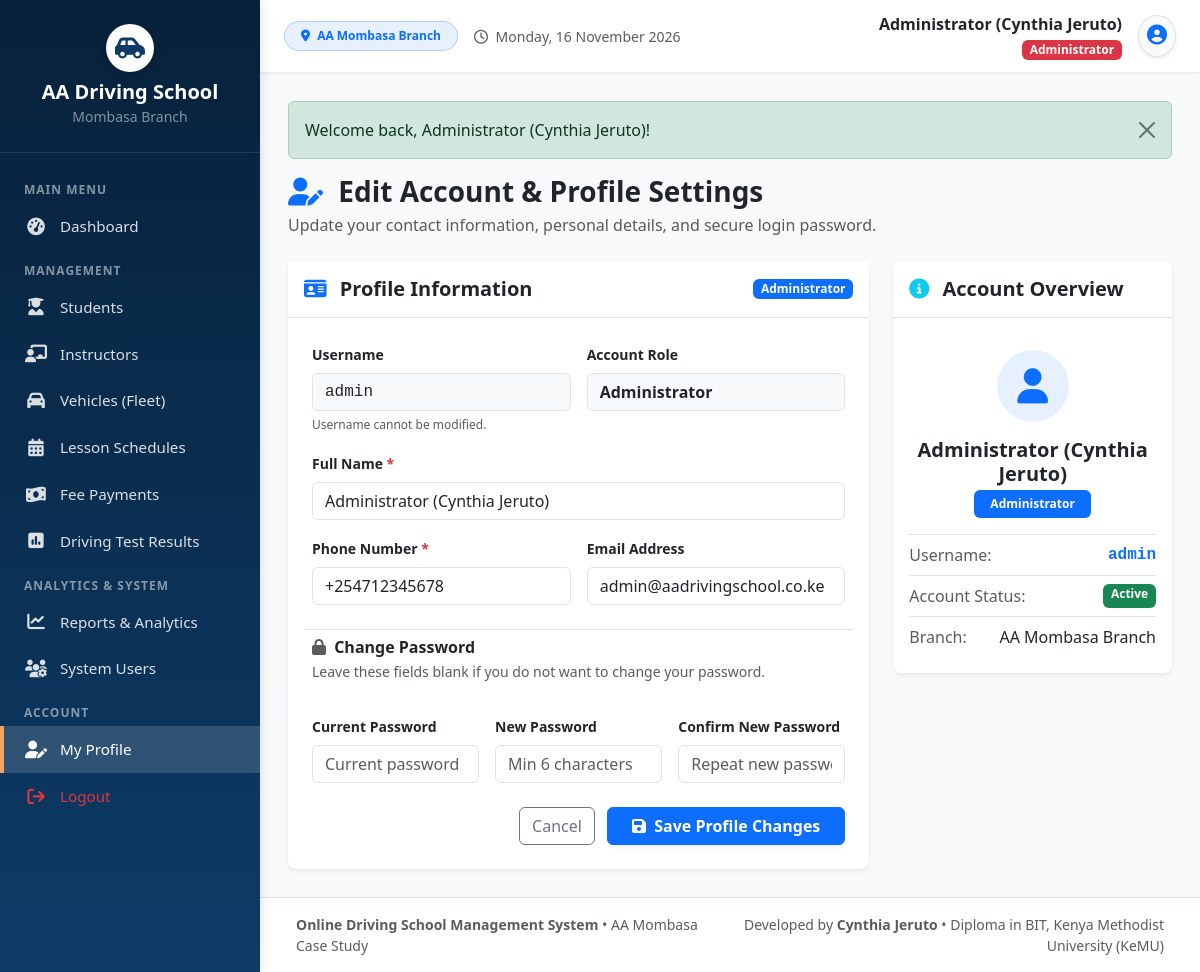
The app's page /profile.php (signed in) with its own data.
### tables this page shows
CREATE TABLE `users` (
  `user_id` INT(11) NOT NULL AUTO_INCREMENT,
  `username` VARCHAR(50) NOT NULL UNIQUE,
  `password` VARCHAR(255) NOT NULL,
  `full_name` VARCHAR(100) NOT NULL,
  `email` VARCHAR(100) DEFAULT NULL,
  `phone` VARCHAR(20) DEFAULT NULL,
  `role` ENUM('Administrator', 'Receptionist', 'Instructor', 'Student') NOT NULL DEFAULT 'Receptionist',
  `status` ENUM('Active', 'Inactive') NOT NULL DEFAULT 'Active',
  `created_at` TIMESTAMP NOT NULL DEFAULT CURRENT_TIMESTAMP,
  PRIMARY KEY (`user_id`)
);

### profile.php (the view, shortened to what this page needs)
<?php
require_once __DIR__ . '/includes/header.php';
$userId = $_SESSION['user_id'];
$stmt = $pdo->prepare("SELECT * FROM users WHERE user_id = ?");
$stmt->execute([$userId]);
$user = $stmt->fetch();
?>
<div class="mb-4">
    <h3 class="fw-bold mb-1 text-dark"><i class="fa-solid fa-user-pen text-primary me-2"></i> Edit Account & Profile Settings</h3>
    <p class="text-muted mb-0">Update your contact information, personal details, and secure login password.</p>
</div>
<div class="row g-4">
    <div class="col-lg-8">
        <div class="card border-0 shadow-sm rounded-3">
            <div class="card-header bg-white py-3 border-bottom d-flex justify-content-between align-items-center">
                <h5 class="card-title mb-0 fw-bold text-dark"><i class="fa-solid fa-id-card text-primary me-2"></i> Profile Information</h5>
                <span class="badge bg-primary"><?= htmlspecialchars($user['role']) ?></span>
            </div>
            <div class="card-body p-4">
                <form method="POST" action="profile.php">
                    <div class="row g-3">
                        <div class="col-md-6">
                            <label class="form-label fw-semibold small">Username</label>
                            <input type="text" class="form-control bg-light font-monospace" value="<?= htmlspecialchars($user['username']) ?>" readonly>
                            <small class="text-muted" style="font-size: 0.75rem;">Username cannot be modified.</small>
                        </div>
                        <div class="col-md-6">
                            <label class="form-label fw-semibold small">Account Role</label>
                            <input type="text" class="form-control bg-light fw-bold" value="<?= htmlspecialchars($user['role']) ?>" readonly>
                        </div>
                        <div class="col-md-12">
                            <label class="form-label fw-semibold small">Full Name <span class="text-danger">*</span></label>
                            <input type="text" class="form-control" name="full_name" value="<?= htmlspecialchars($user['full_name']) ?>" required>
                        </div>
                        <div class="col-md-6">
                            <label class="form-label fw-semibold small">Phone Number <span class="text-danger">*</span></label>
                            <input type="text" class="form-control" name="phone" value="<?= htmlspecialchars($user['phone'] ?? '') ?>" required>
                        </div>
                        <div class="col-md-6">
                            <label class="form-label fw-semibold small">Email Address</label>
                            <input type="email" class="form-control" name="email" value="<?= htmlspecialchars($user['email'] ?? '') ?>">
                        </div>
                        <div class="col-12 mt-4 pt-2 border-top">
                            <h6 class="fw-bold text-dark mb-1"><i class="fa-solid fa-lock me-1 text-muted"></i> Change Password</h6>
                            <p class="text-muted small mb-3">Leave these fields blank if you do not want to change your password.</p>
                        </div>
                        <div class="col-md-4">
                            <label class="form-label fw-semibold small">Current Password</label>
                            <input type="password" class="form-control" name="cur_password" placeholder="Current password">
                        </div>
                        <div class="col-md-4">
                            <label class="form-label fw-semibold small">New Password</label>
                            <input type="password" class="form-control" name="new_password" placeholder="Min 6 characters">
                        </div>
                        <div class="col-md-4">
                            <label class="form-label fw-semibold small">Confirm New Password</label>
                            <input type="password" class="form-control" name="confirm_password" placeholder="Repeat new password">
                        </div>
                        <div class="col-12 mt-4 text-end">
                            <a href="dashboard.php" class="btn btn-outline-secondary me-2">Cancel</a>
                            <button type="submit" class="btn btn-primary px-4 fw-semibold shadow-sm">
                                <i class="fa-solid fa-save me-1"></i> Save Profile Changes
                            </button>
                        </div>
                    </div>
                </form>
            </div>
        </div>
    </div>
    <div class="col-lg-4">
        <div class="card border-0 shadow-sm rounded-3 mb-4">
            <div class="card-header bg-white py-3 border-bottom">
                <h5 class="card-title mb-0 fw-bold"><i class="fa-solid fa-circle-info text-info me-2"></i> Account Overview</h5>
            </div>
            <div class="card-body">
                <div class="text-center py-3">
                    <div class="d-inline-flex align-items-center justify-content-center bg-primary bg-opacity-10 text-primary rounded-circle mb-3" style="width: 72px; height: 72px; font-size: 2.2rem;">
                        <i class="fa-solid fa-user"></i>
                    </div>
                    <h5 class="fw-bold mb-1"><?= htmlspecialchars($user['full_name']) ?></h5>
                    <span class="badge bg-primary px-3 py-2"><?= htmlspecialchars($user['role']) ?></span>
                </div>
                <ul class="list-group list-group-flush border-top">
                    <li class="list-group-item px-0 d-flex justify-content-between">
                        <span class="text-muted">Username:</span>
                        <strong class="font-monospace text-primary"><?= htmlspecialchars($user['username']) ?></strong>
                    </li>
                    <li class="list-group-item px-0 d-flex justify-content-between">
                        <span class="text-muted">Account Status:</span>
                        <span class="badge bg-success"><?= htmlspecialchars($user['status']) ?></span>
                    </li>
                    <li class="list-group-item px-0 d-flex justify-content-between">
                        <span class="text-muted">Branch:</span>
                        <span>AA Mombasa Branch</span>
                    </li>
                </ul>
            </div>
        </div>
    </div>
</div>
<?php require_once __DIR__ . '/includes/footer.php'; ?>

### assets/css/style.css (style rules this page uses)
:root { --primary-color: #0d3b66; --primary-dark: #07213a; --primary-light: #185a9d; --accent-color: #f4a261; --accent-hover: #e76f51; --bg-light: #f8f9fa; --sidebar-width: 260px; --text-dark: #2b2d42; --card-shadow: 0 4px 12px rgba(0, 0, 0, 0.05); }
body { font-family: 'Segoe UI', system-ui, -apple-system, sans-serif; background-color: var(--bg-light); color: var(--text-dark); min-height: 100vh; }

### records on screen
users: role "Administrator", username "admin", full_name "Administrator (Cynthia Jeruto)", phone "+254712345678", email "admin@aadrivingschool.co.ke", status "Active"

### other values on screen
$_SESSION['full_name'] "Administrator (Cynthia Jeruto)"
$_SESSION['role'] "Administrator"
$flash['message'] "Welcome back, Administrator (Cynthia Jeruto)!"
